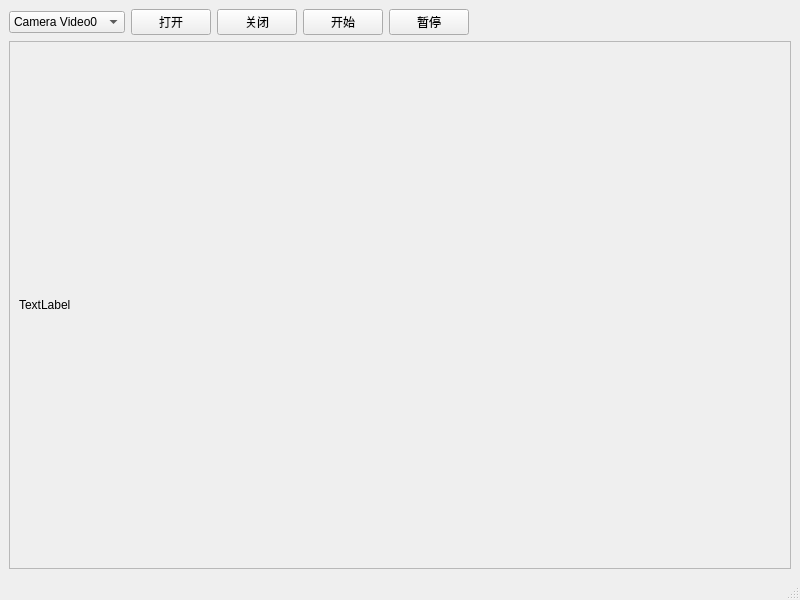
<?xml version="1.0" encoding="UTF-8"?>
<ui version="4.0">
 <class>MainWindow</class>
 <widget class="QMainWindow" name="MainWindow">
  <property name="geometry">
   <rect>
    <x>0</x>
    <y>0</y>
    <width>800</width>
    <height>600</height>
   </rect>
  </property>
  <property name="windowTitle">
   <string>MainWindow</string>
  </property>
  <widget class="QWidget" name="centralwidget">
   <layout class="QGridLayout" name="gridLayout">
    <item row="0" column="0">
     <layout class="QVBoxLayout" name="verticalLayout">
      <item>
       <layout class="QHBoxLayout" name="horizontalLayout">
        <item>
         <widget class="QComboBox" name="combo_Video">
          <item>
           <property name="text">
            <string>Camera Video0</string>
           </property>
          </item>
          <item>
           <property name="text">
            <string>Camera Video1</string>
           </property>
          </item>
          <item>
           <property name="text">
            <string>Camera Video2</string>
           </property>
          </item>
          <item>
           <property name="text">
            <string>File Video</string>
           </property>
          </item>
         </widget>
        </item>
        <item>
         <widget class="QPushButton" name="button_Open">
          <property name="text">
           <string>打开</string>
          </property>
         </widget>
        </item>
        <item>
         <widget class="QPushButton" name="button_CLose">
          <property name="text">
           <string>关闭</string>
          </property>
         </widget>
        </item>
        <item>
         <widget class="QPushButton" name="button_Start">
          <property name="text">
           <string>开始</string>
          </property>
         </widget>
        </item>
        <item>
         <widget class="QPushButton" name="button_Stop">
          <property name="text">
           <string>暂停</string>
          </property>
         </widget>
        </item>
        <item>
         <spacer name="horizontalSpacer">
          <property name="orientation">
           <enum>Qt::Horizontal</enum>
          </property>
          <property name="sizeHint" stdset="0">
           <size>
            <width>40</width>
            <height>20</height>
           </size>
          </property>
         </spacer>
        </item>
       </layout>
      </item>
      <item>
       <widget class="QScrollArea" name="scrollArea">
        <property name="widgetResizable">
         <bool>true</bool>
        </property>
        <property name="alignment">
         <set>Qt::AlignCenter</set>
        </property>
        <widget class="QWidget" name="scrollAreaWidgetContents">
         <property name="geometry">
          <rect>
           <x>0</x>
           <y>0</y>
           <width>778</width>
           <height>522</height>
          </rect>
         </property>
         <layout class="QGridLayout" name="gridLayout_3">
          <item row="0" column="0">
           <widget class="QLabel" name="label">
            <property name="text">
             <string>TextLabel</string>
            </property>
           </widget>
          </item>
         </layout>
        </widget>
       </widget>
      </item>
     </layout>
    </item>
   </layout>
  </widget>
  <widget class="QStatusBar" name="statusBar"/>
 </widget>
 <resources/>
 <connections>
  <connection>
   <sender>button_Open</sender>
   <signal>clicked()</signal>
   <receiver>MainWindow</receiver>
   <slot>on_button_OpenVideo_clicked()</slot>
   <hints>
    <hint type="sourcelabel">
     <x>210</x>
     <y>24</y>
    </hint>
    <hint type="destinationlabel">
     <x>573</x>
     <y>9</y>
    </hint>
   </hints>
  </connection>
  <connection>
   <sender>button_CLose</sender>
   <signal>clicked()</signal>
   <receiver>MainWindow</receiver>
   <slot>on_button_CloseVideo_clicked()</slot>
   <hints>
    <hint type="sourcelabel">
     <x>282</x>
     <y>27</y>
    </hint>
    <hint type="destinationlabel">
     <x>507</x>
     <y>23</y>
    </hint>
   </hints>
  </connection>
  <connection>
   <sender>button_Start</sender>
   <signal>clicked()</signal>
   <receiver>MainWindow</receiver>
   <slot>on_button_StartVideo_clicked()</slot>
   <hints>
    <hint type="sourcelabel">
     <x>345</x>
     <y>30</y>
    </hint>
    <hint type="destinationlabel">
     <x>540</x>
     <y>38</y>
    </hint>
   </hints>
  </connection>
  <connection>
   <sender>button_Stop</sender>
   <signal>clicked()</signal>
   <receiver>MainWindow</receiver>
   <slot>on_button_StopVideo_clicked()</slot>
   <hints>
    <hint type="sourcelabel">
     <x>447</x>
     <y>19</y>
    </hint>
    <hint type="destinationlabel">
     <x>505</x>
     <y>15</y>
    </hint>
   </hints>
  </connection>
  <connection>
   <sender>combo_Video</sender>
   <signal>currentIndexChanged(QString)</signal>
   <receiver>MainWindow</receiver>
   <slot>on_combo_Video_Change(QString)</slot>
   <hints>
    <hint type="sourcelabel">
     <x>95</x>
     <y>22</y>
    </hint>
    <hint type="destinationlabel">
     <x>129</x>
     <y>1</y>
    </hint>
   </hints>
  </connection>
 </connections>
 <slots>
  <slot>on_button_OpenVideo_clicked()</slot>
  <slot>on_button_CloseVideo_clicked()</slot>
  <slot>on_button_StartVideo_clicked()</slot>
  <slot>on_button_StopVideo_clicked()</slot>
  <slot>on_combo_Video_Change(QString)</slot>
 </slots>
</ui>
